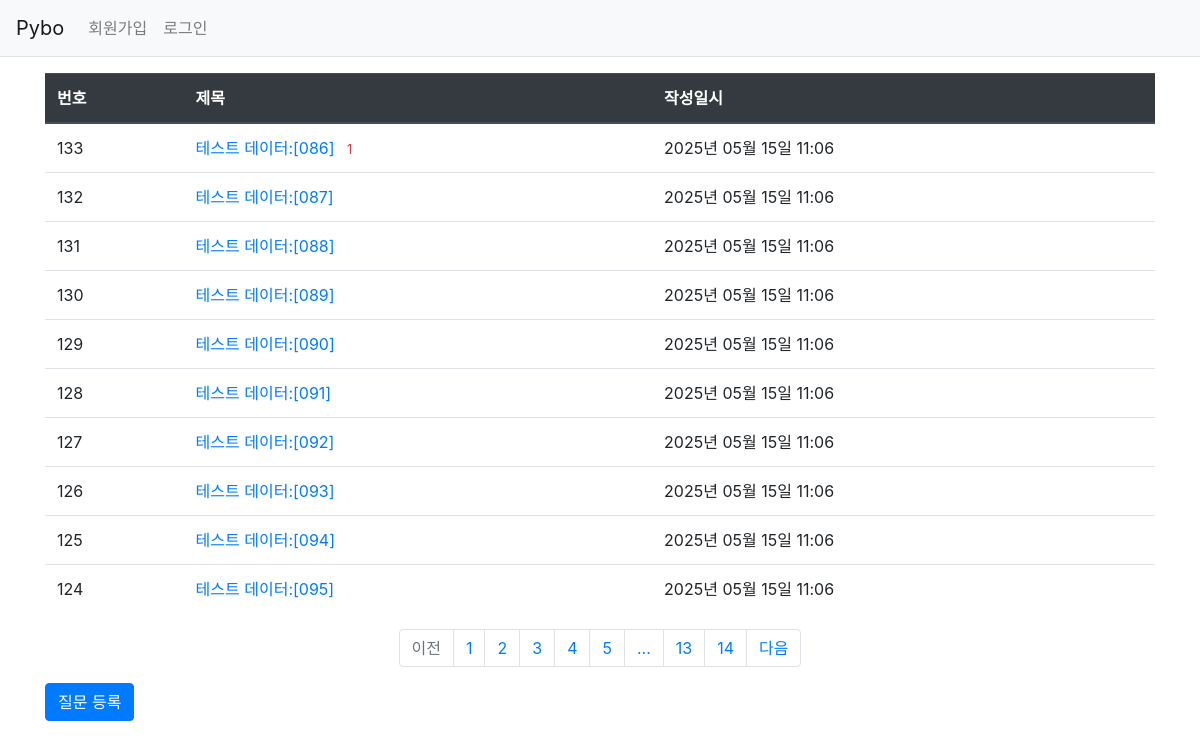
Page /question/list/ on the committed database.
### pybo/models.py (models this page shows)
class Question(db.Model):
    id = db.Column(db.Integer, primary_key=True)
    subject = db.Column(db.String(200), nullable=False)
    content = db.Column(db.Text(), nullable=False)
    create_date = db.Column(db.DateTime(), nullable=False)

### pybo/views/question_views.py (the view)
@bp.route('/list/')
def _list():
    page=request.args.get('page',type=int,default=1) #페이징
    question_list = Question.query.order_by(Question.create_date.desc())
    question_list = question_list.paginate(page=page,per_page=10)
    return render_template('question/question_list.html',question_list = question_list)

### pybo/filter.py (called while the page is built)
def format_datetime(value,fmt='%Y년 %m월 %d일 %H:%M'):
    return value.strftime(fmt)

### pybo/templates/question/question_list.html
{%extends 'base.html'%}
{%block content%}
<div class="container my-3">
    <table class="table">
        <thead>
        <tr class="thead-dark">
            <th>번호</th>
            <th>제목</th>
            <th>작성일시</th>
        </tr>
        </thead>
        <tbody>
        {%if question_list %}
        {%for question in question_list.items%}
        <tr>
            <td>{{question_list.total-((question_list.page-1)*question_list.per_page)-loop.index0}}</td>
            <td>
                <a href="{{url_for('question.detail',question_id=question.id)}}">{{question.subject}}</a>
                {%if question.answer_set|length > 0%}
                <span class="text-danger small ml-2">
                    {{question.answer_set|length}}
                </span>
                {%endif%}
            </td>
            <td>{{question.create_date|datetime}}</td>
        </tr>
        {%endfor%}
        {%else%}
        <tr>
            <td colspan="3">질문이 없습니다.</td>
        </tr>
        {%endif%}
        </tbody>
    </table>
    <ul class="pagination justify-content-center">
        {%if question_list.has_prev%}
        <li class="page-item">
            <a class="page-link" href="?page={{question_list.prev_num}}">이전</a>
        </li>
        {%else%}
        <li class="page-item disabled">
            <a class="page-link" tabindex="-1" aria-disabled="true" href="#">이전</a>
        </li>
        {%endif%}
        {%for page_num in question_list.iter_pages()%}
            {%if page_num%}
                {%if page_num !=question_list.page%}
                <li class="page-item">
                    <a class="page-link" href="?page={{page_num}}">{{page_num}}</a>
                </li>
                {%else%}
                <li class="page-item acitve" aria-current="page">
                    <a class="page-link" href="#">{{page_num}}</a>
                </li>
                {%endif%}
            {%else%}
            <li class="disabled">
                <a class="page-link" href="#">...</a>
            </li>
            {%endif%}
        {%endfor%}
        {%if question_list.has_next%}
        <li class="page-item">
            <a class="page-link" href="?page={{question_list.next_num}}">다음</a>
        </li>
        {%else%}
        <li class="page-item disabled">
            <a class="page-link" tabinedx="-1" aria-disabled="true" href="#">다음</a>
        </li>
        {%endif%}
    </ul>
    <a href="{{url_for('question.create')}}" class="btn btn-primary">질문 등록</a>
</div>
{%endblock%}

### pybo/templates/base.html (shortened to what this page needs)
<!DOCTYPE html>
<html lang="ko">
<head>
    <link rel="stylesheet" href="{{url_for('static',filename='bootstrap.min.css')}}">
    <link rel="stylesheet" href="{{url_for('static',filename='style.css')}}">
</head>
<body>
{%include 'navbar.html'%}
{%block content%}
{%endblock%}
</body>
</html>

### pybo/templates/navbar.html (shortened to what this page needs)
<nav class="navbar navbar-expand-lg navbar-light bg-light border-bottom">
    <a class="navbar-brand" href="{{url_for('main.index')}}">Pybo</a>
    <div class="collapse navbar-collapse flex-grow-0" id="navbarNav">
        <ul class="navbar-nav">
            <li class="nav-item">
                <a class="nav-link" href="{{url_for('auth.signup')}}">회원가입</a>
            </li>
            <li class="nav-item">
                <a class="nav-link" href="#">로그인</a>
            </li>
        </ul>
    </div>
</nav>

### rows in the picture
Question: total "133", subject "테스트 데이터:[086]", answer_set|length "1", create_date "2025년 05월 15일 11:06"
Question: total "132", subject "테스트 데이터:[087]", create_date "2025년 05월 15일 11:06"
Question: total "131", subject "테스트 데이터:[088]", create_date "2025년 05월 15일 11:06"
Question: total "130", subject "테스트 데이터:[089]", create_date "2025년 05월 15일 11:06"
Question: total "129", subject "테스트 데이터:[090]", create_date "2025년 05월 15일 11:06"
Question: total "128", subject "테스트 데이터:[091]", create_date "2025년 05월 15일 11:06"
Question: total "127", subject "테스트 데이터:[092]", create_date "2025년 05월 15일 11:06"
Question: total "126", subject "테스트 데이터:[093]", create_date "2025년 05월 15일 11:06"
Question: total "125", subject "테스트 데이터:[094]", create_date "2025년 05월 15일 11:06"
Question: total "124", subject "테스트 데이터:[095]", create_date "2025년 05월 15일 11:06"

### other values in the picture
{{ page_num }} "1"
{{ page_num }} "2" "3" "4" "5" "13" "14"
